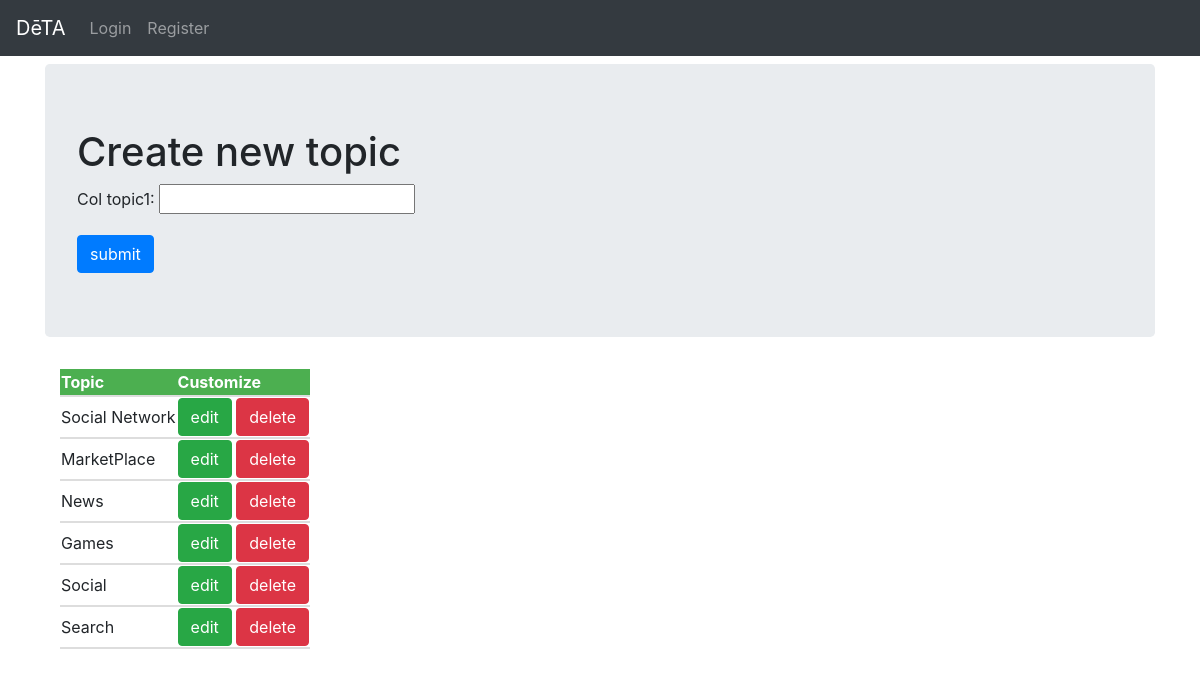
The page /training/create/ on the database its author committed.
### test_app/models.py (models this page shows, shortened)
class table_topic(models.Model):
    col_topic1 = models.CharField(max_length=264, unique=True)

### test_app/views.py (the view)
class TopicCreateView(CreateView):
    template_name = 'test_inner_temp/crud.html'
    fields = ('col_topic1',)
    model = table_topic
    def get_context_data(self, **kwargs):
        context = super().get_context_data(**kwargs)
        context['ttopic'] = table_topic.objects.all()
        return context

### templates/test_inner_temp/crud.html (shortened to what this page needs)
<!DOCTYPE html>
{% extends 'test_inner_temp/base.html' %}
    {% block body_block %}
        <div class="jumbotron">
            <h1>
                {% if not form.instance.pk and not object %}
                Create new topic
                {% elif not form.instance.pk and object %}
                Delete topic
                {% else %}
                Update topic
                {% endif %}
            </h1>
            <form action="" method="POST">
                {{ form.as_p }}
                {% if not form.instance.pk and not object %}
                    <input type="submit" class="btn btn-primary" value="submit">
                {% elif not form.instance.pk and object %}
                    <p><strong>{{object}}</strong> will be deleted from topic table</p><br>
                    <input type="submit" class="btn btn-danger" value="delete">
                    <a class="btn btn-warning" href="{% url 'test_app:create' %}">cancel</a>
                {% else %}
                    <input type="submit" class="btn btn-warning" value="update">
                    <a class="btn btn-danger" href="{% url 'test_app:create' %}">cancel</a>
                {% endif %}
            </form>
        </div>
        <div class="container">
            {% if ttopic %}
                <table>
                    <thead>
                        <th>Topic</th>
                        <th>Customize</th>
                    </thead>
                    {% for i in ttopic %}
                        <tr>
                            <td>{{i.col_topic1}}</td>
                        <td>
                            <a class="btn btn-success" href="{% url 'test_app:update' pk=i.pk %}">edit</a>
                            <a class="btn btn-danger" href="{% url 'test_app:delete' pk=i.pk %}">delete</a>
                        </td>
                        </tr>
                    {% endfor %}
                </table>
            {% endif %}
        </div>
    {% endblock body_block %}

### static/css/test_project_css.css (style rules this page uses)
table, th, td { border-bottom: 2px solid #ddd; }
th { background-color: #4CAF50; color: white; }

### rows shown on the page
table_topic: col_topic1 "Social Network"
table_topic: col_topic1 "MarketPlace"
table_topic: col_topic1 "News"
table_topic: col_topic1 "Games"
table_topic: col_topic1 "Social"
table_topic: col_topic1 "Search"
